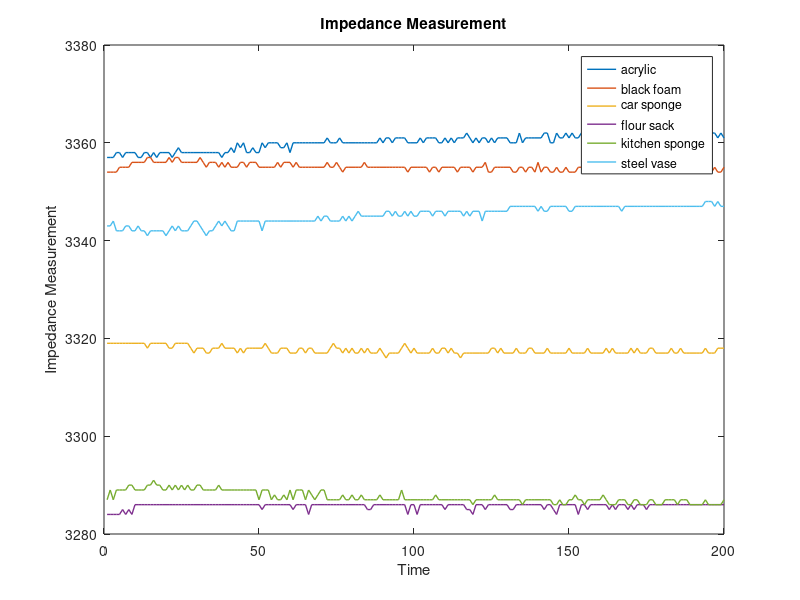
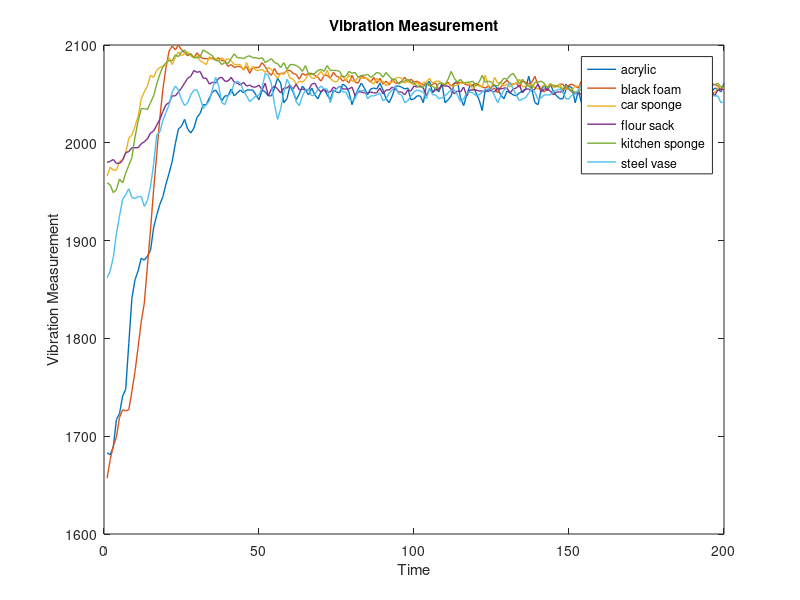
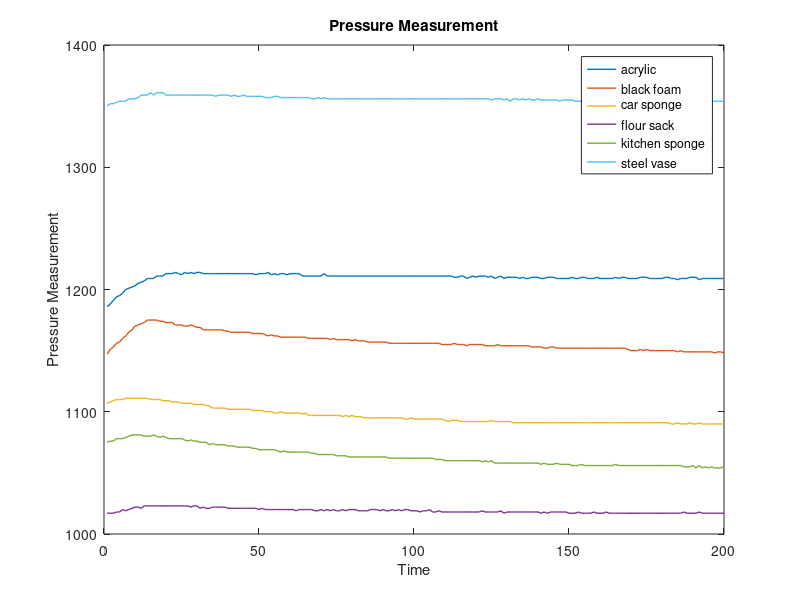
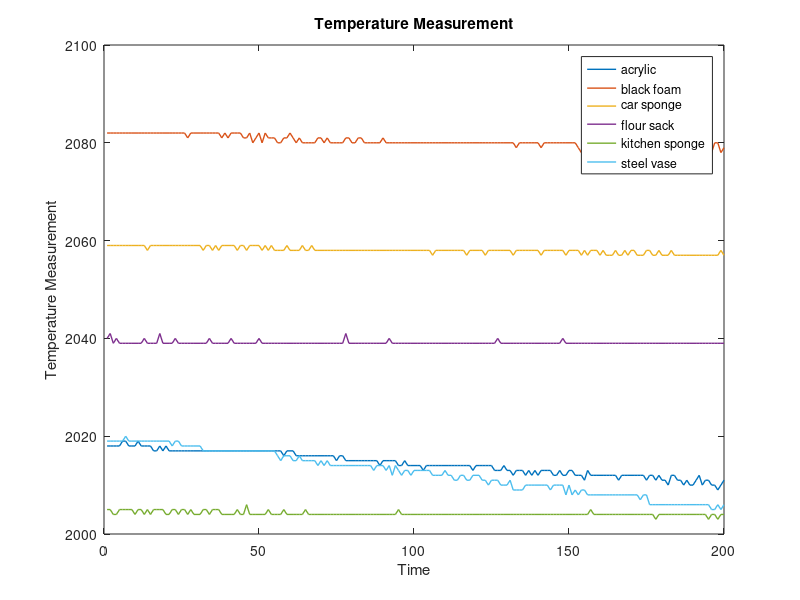

Recreate these plots in MATLAB, in order.
% Impedence
figure;
load('acrylic_211_03_HOLD.mat')
plot(F0Electrodes(1,1:200),'LineWidth',1); %plot Impedance on acrylic
hold on;
load('black_foam_110_03_HOLD.mat')
plot(F0Electrodes(1,1:200),'LineWidth',1); %plot Impedance on black_foam
load('car_sponge_101_03_HOLD.mat')
plot(F0Electrodes(1,1:200),'LineWidth',1); %plot Impedance on car_sponge
load('flour_sack_410_03_HOLD.mat')
plot(F0Electrodes(1,1:200),'LineWidth',1); %plot Impedance on flour_sack
load('kitchen_sponge_114_03_HOLD.mat')
plot(F0Electrodes(1,1:200),'LineWidth',1); %plot Impedance on kitchen_sponge
load('steel_vase_702_03_HOLD.mat')
plot(F0Electrodes(1,1:200),'LineWidth',1); %plot Impedance on steel_vase
hold off;
xlabel('Time')
ylabel('Impedance Measurement')
title('Impedance Measurement')
legend('acrylic','black foam','car sponge','flour sack','kitchen sponge','steel vase');


% Vibration
figure;
load('acrylic_211_03_HOLD.mat')
plot(F0pac(2,1:200),'LineWidth',1); %plot Impedance on acrylic
hold on;
load('black_foam_110_03_HOLD.mat')
plot(F0pac(2,1:200),'LineWidth',1); %plot Impedance on black_foam
load('car_sponge_101_03_HOLD.mat')
plot(F0pac(2,1:200),'LineWidth',1); %plot Impedance on car_sponge
load('flour_sack_410_03_HOLD.mat')
plot(F0pac(2,1:200),'LineWidth',1); %plot Impedance on flour_sack
load('kitchen_sponge_114_03_HOLD.mat')
plot(F0pac(2,1:200),'LineWidth',1); %plot Impedance on kitchen_sponge
load('steel_vase_702_03_HOLD.mat')
plot(F0pac(2,1:200),'LineWidth',1); %plot Impedance on steel_vase
hold off;
xlabel('Time')
ylabel('Vibration Measurement')
title('Vibration Measurement')
legend('acrylic','black foam','car sponge','flour sack','kitchen sponge','steel vase');


% Pressure
figure;
load('acrylic_211_03_HOLD.mat')
plot(F0pdc(1,1:200),'LineWidth',1); %plot Impedance on acrylic
hold on;
load('black_foam_110_03_HOLD.mat')
plot(F0pdc(1,1:200),'LineWidth',1); %plot Impedance on black_foam
load('car_sponge_101_03_HOLD.mat')
plot(F0pdc(1,1:200),'LineWidth',1); %plot Impedance on car_sponge
load('flour_sack_410_03_HOLD.mat')
plot(F0pdc(1,1:200),'LineWidth',1); %plot Impedance on flour_sack
load('kitchen_sponge_114_03_HOLD.mat')
plot(F0pdc(1,1:200),'LineWidth',1); %plot Impedance on kitchen_sponge
load('steel_vase_702_03_HOLD.mat')
plot(F0pdc(1,1:200),'LineWidth',1); %plot Impedance on steel_vase
hold off;
xlabel('Time')
ylabel('Pressure Measurement')
title('Pressure Measurement')
legend('acrylic','black foam','car sponge','flour sack','kitchen sponge','steel vase');



% Temperature 
% Pressure
figure;
load('acrylic_211_03_HOLD.mat')
plot(F0tdc(1,1:200),'LineWidth',1); %plot Impedance on acrylic
hold on;
load('black_foam_110_03_HOLD.mat')
plot(F0tdc(1,1:200),'LineWidth',1); %plot Impedance on black_foam
load('car_sponge_101_03_HOLD.mat')
plot(F0tdc(1,1:200),'LineWidth',1); %plot Impedance on car_sponge
load('flour_sack_410_03_HOLD.mat')
plot(F0tdc(1,1:200),'LineWidth',1); %plot Impedance on flour_sack
load('kitchen_sponge_114_03_HOLD.mat')
plot(F0tdc(1,1:200),'LineWidth',1); %plot Impedance on kitchen_sponge
load('steel_vase_702_03_HOLD.mat')
plot(F0tdc(1,1:200),'LineWidth',1); %plot Impedance on steel_vase
hold off;
xlabel('Time')
ylabel('Temperature Measurement')
title('Temperature Measurement')
legend('acrylic','black foam','car sponge','flour sack','kitchen sponge','steel vase');